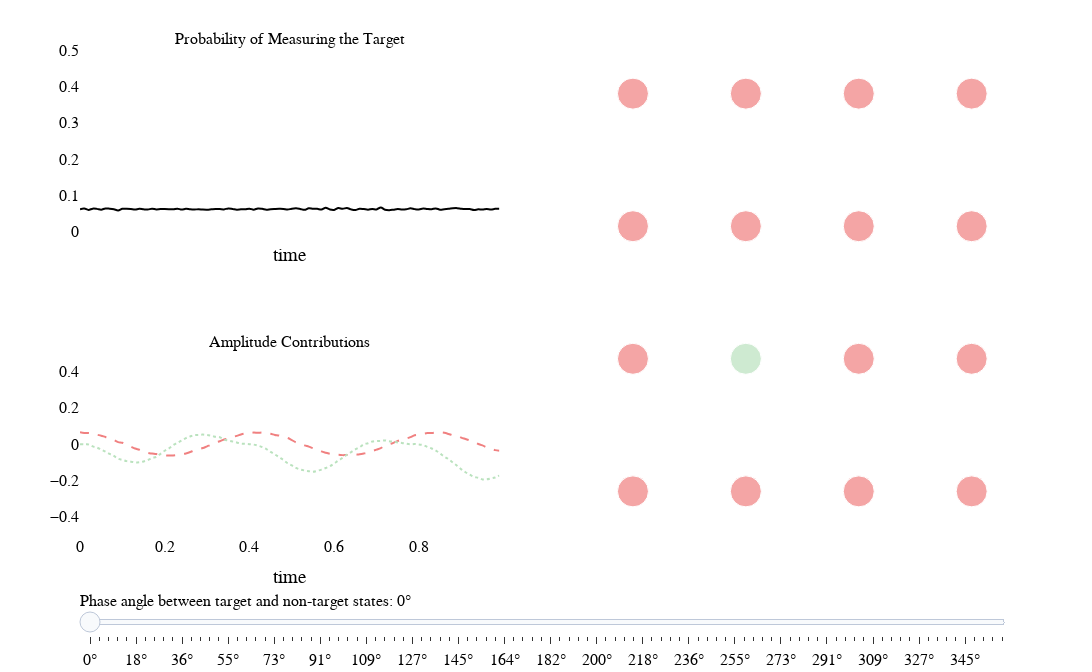

The notebook cell this image was saved under:
### Code cell
import plotly.graph_objects as go
from plotly.subplots import make_subplots
import numpy as np
from scipy.linalg import expm

def prob(phase, ts, target):
    G = np.ones((16, 16)) - np.eye(16)
    psi = (1/4) * np.ones(16, dtype=np.complex128)
    psi[0] *= np.exp(1j * phase)
    return [np.abs((expm(-1j * t * G) @ psi)[target])**2 for t in ts]

def target_term(phase, t):
    return np.exp(1j * 15 * t)*[(1/4)*np.exp(-1j * phase)]

def non_target_term(phase, t):
    return (1/4) * 15 * np.exp(1j * 15 * t)*(np.exp(-1j * 16 * t) - 1)*(1/(16))*np.exp(-1j * phase)

ts = np.arange(0, 1, 0.01)
phis = np.linspace(0, 2 * np.pi, 100)  

fig = make_subplots(
    rows=2, cols=2, shared_xaxes='columns',
    subplot_titles=("Probability of Measuring the Target", None, "Amplitude Contributions", None),
    specs=[
        [{"type": "xy"}, {"type": "xy", "rowspan": 2}], 
        [{"type": "xy"}, None]                           
    ],
)

rows, cols = 4, 4

x = [j + 1 for i in range(rows) for j in range(cols)]
y = [i + 1 for i in range(rows) for j in range(cols)]

phi = 0

colors = ["#F08080"] * 16
colors[5] = "#bae2be"  

marker_sizes = 16 * [int(500 / 16)]

jitter_strength = 0.0015  # Adjust this value for more or less jitter

y_prob = prob(0, ts, 0)
y_prob_jittered = y_prob + np.random.normal(0, jitter_strength, size=len(y_prob))

y_target_term = np.abs(target_term(0, ts)) * np.real(target_term(0, ts))
y_target_term_jittered = y_target_term + np.random.normal(0, jitter_strength, size=len(y_target_term))

y_non_target_term = np.abs(non_target_term(0, ts)) * np.imag(non_target_term(0, ts))
y_non_target_term_jittered = y_non_target_term + np.random.normal(0, jitter_strength, size=len(y_non_target_term))

trace1 = go.Scatter(
    x=ts,
    y=y_prob_jittered,
    mode='lines',
    line=dict(color='black', width=2, dash='solid'),
    name="Probability to Measure the Target",
    line_shape='spline'
)

trace2 = go.Scatter(
    x=ts,
    y=y_target_term_jittered,
    mode='lines',
    line=dict(color='#F08080', width=2, dash='dash'),
    name="Amplitude from the Target",
        line_shape='spline'
)

trace3 = go.Scatter(
    x=ts,
    y=y_non_target_term_jittered,
    mode='lines',
    line=dict(color='#bae2be', width=2, dash='dot'),
    name="Amplitude From Other States",
    line_shape='spline'
)

trace4 = go.Scatter(
    x=x, y=y, mode='markers',
    marker=dict(size=marker_sizes, color=colors)
)

fig.add_trace(trace1, row=1, col=1)
fig.add_trace(trace2, row=2, col=1)
fig.add_trace(trace3, row=2, col=1)
fig.add_trace(trace4, row=1, col=2)

steps = []
for phi in phis:
    y_prob = prob(phi, ts, 0)
    y_prob_jittered = y_prob + np.random.normal(0, jitter_strength, size=len(y_prob))

    y_target_term = np.abs(target_term(phi, ts)) * np.real(target_term(phi, ts))
    y_target_term_jittered = y_target_term + np.random.normal(0, jitter_strength, size=len(y_target_term))

    y_non_target_term = np.abs(non_target_term(phi, ts)) * np.imag(non_target_term(phi, ts))
    y_non_target_term_jittered = y_non_target_term + np.random.normal(0, jitter_strength, size=len(y_non_target_term))

    marker_sizes = np.empty(16, dtype=int)
    marker_sizes[:] = int(500 * prob(phi, [ts[np.argmax(prob(phi, ts, 1))]], 1)[0])
    marker_sizes[5] = int(500 * prob(phi, [ts[np.argmax(prob(phi, ts, 0))]], 0)[0])
    step = dict(
        method="update",
        args=[
            {
                "y": [
                    y_prob_jittered,
                    y_target_term_jittered,
                    y_non_target_term_jittered,
                    y
                ],
                "marker": [
                    None,
                    None,
                    None,
                    {"size": marker_sizes, "color": colors}  
                ]
            }
        ],
        label=f"{np.degrees(phi):.0f}°"  
    )
    steps.append(step)

sliders = [dict(
    active=0,  
    pad={"t": 50},
    steps=steps,
    currentvalue={"prefix": "Phase angle between target and non-target states: "}
)]

fig.update_yaxes(range=[0, 0.5], row=1, col=1)
fig.update_yaxes(range=[-0.5, 0.5], row=2, col=1)

fig.update_xaxes(showticklabels=False, row=1, col=2)
fig.update_yaxes(showticklabels=False, row=1, col=2)

fig.update_xaxes(title_text='time', row=2, col=1)


fig.update_layout(
    sliders=sliders,
    width=2 * 672, height=672,
    xaxis_title='time',
    showlegend=False,   
    margin=dict(t=50),   
    font=dict(family="Comic Sans MS, sans-serif", size=16, color="black"),
    plot_bgcolor='white',
)

fig.update_xaxes(showgrid=False)
fig.update_yaxes(showgrid=False)

xaxis_domain = fig.layout.xaxis2.domain
yaxis_domain = fig.layout.yaxis2.domain

fig.add_shape(
    type="rect",
    xref="paper",
    yref="paper",
    x0=xaxis_domain[0],
    y0=yaxis_domain[0],
    x1=xaxis_domain[1],
    y1=yaxis_domain[1],
    fillcolor="white",
    line=dict(width=0),
    layer="below"
)

fig.show()
